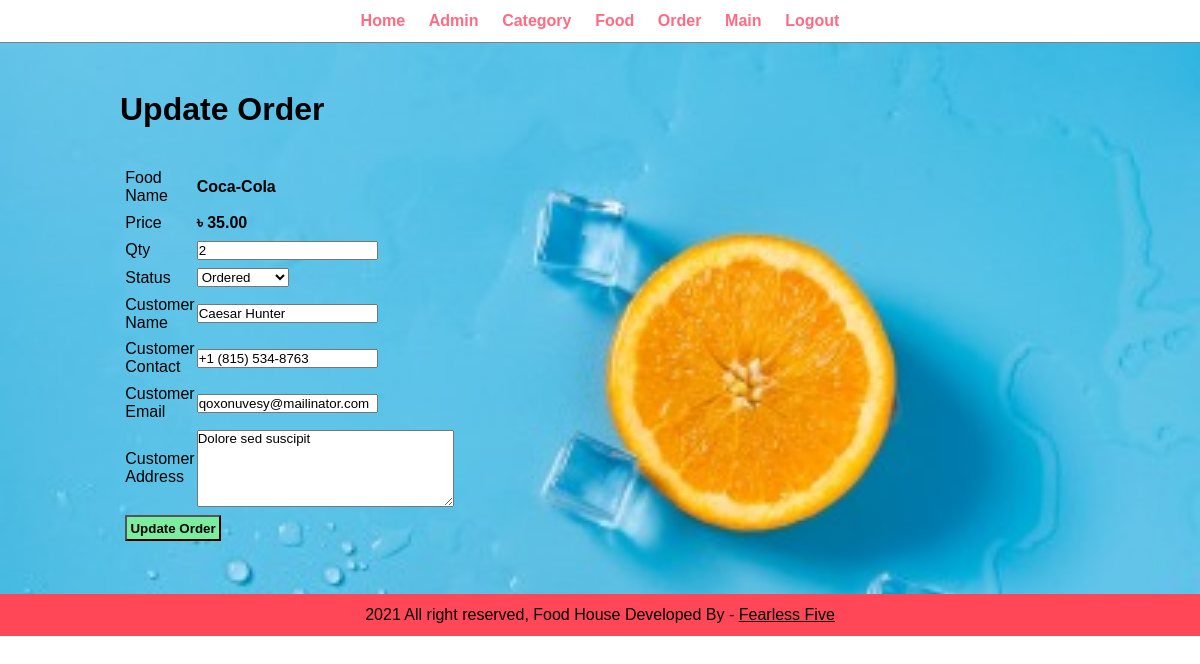
/admin/update-order.php?id=9 (signed in), run on the app's committed database.
### tables this page shows
CREATE TABLE `tbl_order` (
  `id` int(10) UNSIGNED NOT NULL,
  `food` varchar(150) DEFAULT NULL,
  `price` decimal(10,2) DEFAULT NULL,
  `qty` int(11) DEFAULT NULL,
  `total` decimal(10,2) DEFAULT NULL,
  `order_date` datetime DEFAULT NULL,
  `status` varchar(50) DEFAULT NULL,
  `customer_name` varchar(150) DEFAULT NULL,
  `customer_contact` varchar(20) DEFAULT NULL,
  `customer_email` varchar(150) DEFAULT NULL,
  `customer_address` varchar(255) DEFAULT NULL
);

### admin/update-order.php (the view, shortened to what this page needs)
<?php include('partials/menue.php'); ?>
<div class="main-content">
    <div class="wrapper">
        <h1>Update Order</h1>
        <br><br>
        <?php
            if(isset($_GET['id']))
            {
                $id = $_GET['id'];
                $sql = "SELECT * FROM tbl_order WHERE id=$id";
                $res = mysqli_query($conn, $sql);
                $count = mysqli_num_rows($res);
                if($count == 1)
                {
                    $row = mysqli_fetch_assoc($res);
                    $food = $row['food'];
                    $price = $row['price'];
                    $qty = $row['qty'];
                    $status = $row['status'];
                    $customer_name = $row['customer_name'];
                    $customer_contact = $row['customer_contact'];
                    $customer_email = $row['customer_email'];
                    $customer_address = $row['customer_address'];
                }
                else{
                    header('location:'.SITEURL.'admin/manage-order.php');
                }
            }
            else
            {
                header('location:'.SITEURL.'admin/manage-order.php');
            }
        ?>
        <form action="" method="POST">
            <table class="tbl-30">
                <tr>
                    <td>Food Name</td>
                    <td><b><?php echo $food; ?></b></td>
                </tr>
                <tr>
                    <td>Price</td>
                    <td>
                        <b> ৳ <?php echo $price; ?></b>
                    </td>
                </tr>
                <tr>
                    <td>Qty</td>
                    <td>
                        <input type="number" name="qty" value="<?php echo $qty; ?>">
                    </td>
                </tr>
                <tr>
                    <td>Status</td>
                    <td>
                        <select name="status">
                            <option <?php if($status == "Ordered"){echo "selected";} ?> value="Ordered">Ordered</option>
                        </select>
                    </td>
                </tr>
                <tr>
                    <td>Customer Name</td>
                    <td>
                        <input type="text" name="customer_name" value="<?php echo $customer_name; ?>">
                    </td>
                </tr>
                <tr>
                    <td>Customer Contact</td>
                    <td>
                        <input type="text" name="customer_contact" value="<?php echo $customer_contact; ?>">
                    </td>
                </tr>
                <tr>
                    <td>Customer Email</td>
                    <td>
                        <input type="text" name="customer_email" value="<?php echo $customer_email; ?>">
                    </td>
                </tr>
                <tr>
                    <td>Customer Address</td>
                    <td>
                        <textarea name="customer_address" cols="30" rows="5"><?php echo $customer_address; ?></textarea>
                    </td>
                </tr>
                <tr>
                    <td colspan="2">
                        <input type="submit" name="submit" value="Update Order" class="btn-secondary">
                    </td>
                </tr>
            </table>
        </form>
    </div>
</div>
<?php include('partials/footer.php'); ?>

### css/admin.css (style rules this page uses)
* { margin: 0; padding: 0; font-family: Arial, Helvetica, sans-serif; color: black; }
.wrapper { padding: 1%; width: 80%; margin: 0 auto; }
.tbl-30 { width: 30%; }
table tr td { padding: 1%; }
.btn-secondary { background-color: #7bed9f; padding: 1%; color: black; text-decoration: none; font-weight: bold; }
.main-content { background-color: #f1f2f6; background-image:url(../images/bgg5.jpg); background-size: cover; background-repeat: no-repeat; padding: 3% 0; }

### data on the page
tbl_order: food "Coca-Cola", price "35.00", qty "2", customer_name "Caesar Hunter", customer_contact "+1 (815) 534-8763", customer_email "qoxonuvesy@mailinator.com", customer_address "Dolore sed suscipit"
